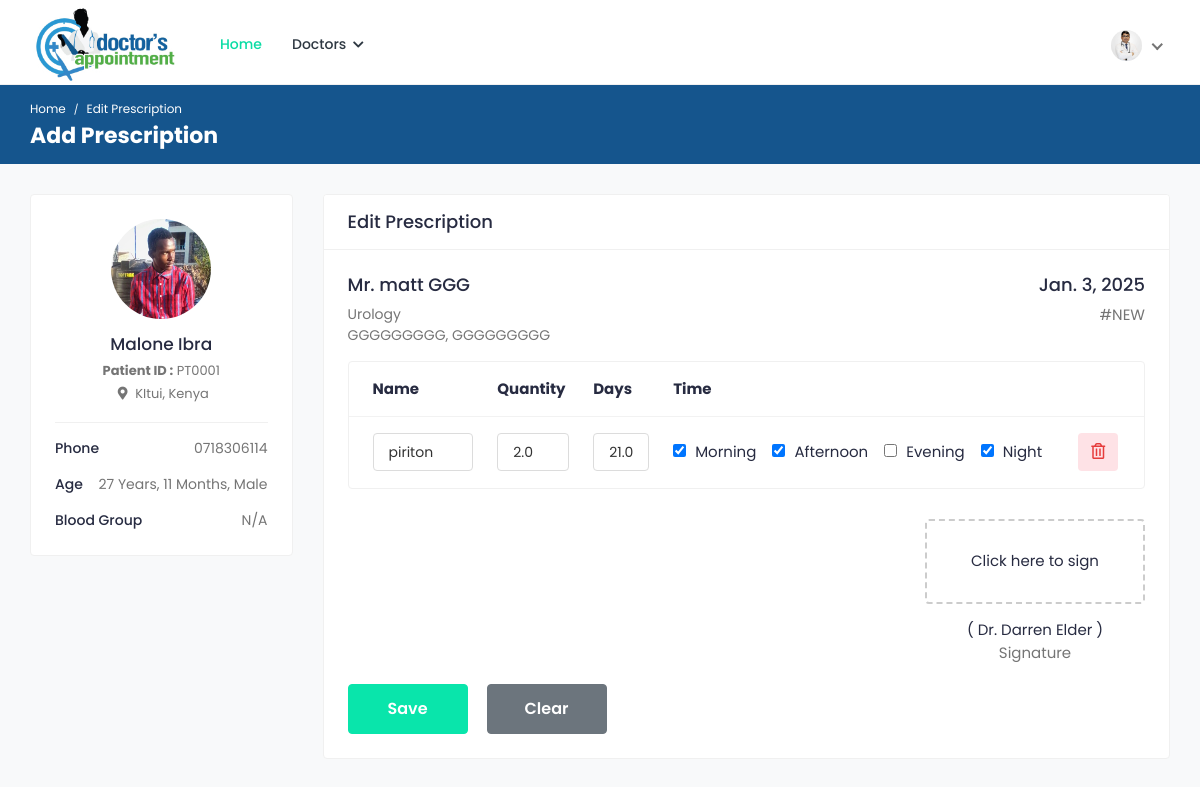
The app's page /doctors/edit-prescription/1/piriton/1/ (signed in) with its own data.
### appointments/models.py (models this page shows, shortened)
class Doctor(models.Model):
	user = models.OneToOneField(User, on_delete=models.CASCADE)
	image = models.ImageField('Profile Image', upload_to='Image/Doctors',
		max_length=500, default='dummy.png')
	first_name = models.CharField('First Name', max_length=50)
	second_name =  models.CharField('Second Name', max_length=50)
	title = models.CharField('Title', max_length=200, default='Dr.')
	phone_no = models.CharField('Phone Number', max_length=50)
	email = models.EmailField('Email', max_length=250)
	gender = models.CharField('Gender', max_length=10)
	d_o_b = models.DateField('Date of Birth', blank=True)
	biography = models.CharField('Biography', max_length=1000, blank=True)
	address_line1 = models.CharField('Address Line 1', max_length=200, blank=True)
	address_line2 = models.CharField('Address Line 2', max_length=200, blank=True)
	country = models.CharField('Country', max_length=100, blank=True)
	county = models.CharField('County', max_length=100, blank=True)
	town = models.CharField('Town', max_length=100, blank=True)
	pricing =  models.FloatField('Amount', default=0.00)
	services = models.CharField('Services', max_length=1000, blank=True)
	specialization = models.CharField('Specialization', max_length=1000, blank=True)
	clinic = models.CharField('Clinic', max_length=100, blank=True)
	clinic_address = models.CharField('Clinic Address', max_length=100, blank=True)
	speciality = models.OneToOneField(Speciality, on_delete=models.CASCADE)
	drclinic = models.ForeignKey(Clinic, on_delete=models.CASCADE)
	''' user, image, first_name, second_name, title, phone_no, email, gender, d_o_b, biography,
	address_line1, address_line2, country, county, town, pricing, services, specialization, clinic,
	clinic_address, speciality'''
	def full_name(self):
		return self.title + " " + self.first_name + " " + self.second_name

class Patient(models.Model):
	user = models.OneToOneField(User, on_delete=models.CASCADE)
	image = models.ImageField('Profile Image', upload_to='Image/Patient/Profile/',
		max_length=500, default='dummy.png')
	first_name = models.CharField('First Name', max_length=50)
	second_name = models.CharField('Second Name', max_length=50)
	d_o_b = models.DateField('Date Of Birth')
	gender = models.CharField('Gender', max_length=10)
	email = models.CharField('Email', max_length=50)
	phone_no = models.CharField('Phone Number', max_length=20)
	blood_group = models.CharField('Blood Group', max_length=5)
	country = models.CharField('Country', max_length=50)
	county = models.CharField('County', max_length=50)
	town = models.CharField('Town', max_length=50)
	street_lane = models.CharField('Street/Lane', max_length=50)
	def __str__(self):
		return self.first_name +' '+self.second_name

class Speciality(models.Model):
	name = models.CharField('Name', max_length=100)
	image = models.ImageField('Image', upload_to='Image/Speciality', max_length=500)

class Prescription(models.Model):
	patient = models.ForeignKey(Patient, on_delete=models.CASCADE)
	doctor = models.ForeignKey(Doctor, on_delete=models.CASCADE)
	date = models.DateTimeField('Prescription Date', auto_now_add=True)
	name = models.CharField('Name', max_length=50)
	quantity = models.FloatField('Quantity', default=0.0)
	days = models.FloatField('Prescription Days', default=0.00)
	morning = models.BooleanField('Morning', default=False)
	afternoon = models.BooleanField('Afternoon', default=False)
	evening = models.BooleanField('Evening', default=False)
	night = models.BooleanField('Night', default=False)

### appointments/views.py (the view)
@login_required(login_url='/login/')
@user_passes_test(check_doctor, login_url='/login/')
@user_passes_test(check_settings, login_url='/doctors/profile-settings/')
def edit_prescription(request, patient_id, slug, prescription_id):
	doctor = Doctor.objects.get(user=request.user.id)
	patient = Patient.objects.get(id=patient_id)
	prescription = Prescription.objects.get(id=prescription_id)
	if patient_id == prescription.patient.id:
		if request.method == 'POST':
			form = PrescriptionForm(request.POST, instance=prescription)
			if form.is_valid():
				form.save()
			else:
				return HttpResponse(form.errors)
			prescription = Prescription.objects.get(id=prescription_id)
			return HttpResponseRedirect('../../../../patient-profile/'+patient.first_name+'-'+patient.second_name+'/'+str(patient.id)+'/')
	return render(request, 'doctors/edit-prescription.html', {'profile': doctor, 'patient': patient,
		'prescription': prescription})

### appointments/views.py (called while the page is built)
def check_doctor(user):
	group = user.groups.get()
	return group.name=='doctors_group'

def check_settings(user):
	profile = Doctor.objects.filter(user=user.id)
	return profile.count()>=1

### appointments/templates/doctors/edit-prescription.html (shortened to what this page needs)
{% extends "cas/base.html" %}
{% load static %}
{% block content %}
	<div class="breadcrumb-bar">
		<div class="container-fluid">
			<div class="row align-items-center">
				<div class="col-md-12 col-12">
					<nav aria-label="breadcrumb" class="page-breadcrumb">
						<ol class="breadcrumb">
							<li class="breadcrumb-item"><a href="{% url 'doctor-dashboard' %}">Home</a></li>
							<li class="breadcrumb-item active" aria-current="page">Edit Prescription</li>
						</ol>
					</nav>
					<h2 class="breadcrumb-title">Add Prescription</h2>
				</div>
			</div>
		</div>
	</div>
	<div class="content">
		<div class="container-fluid">
			<div class="row">
				<div class="col-md-5 col-lg-4 col-xl-3 theiaStickySidebar">
					<div class="card widget-profile pat-widget-profile">
						<div class="card-body">
							<div class="pro-widget-content">
								<div class="profile-info-widget">
									<a href="#" class="booking-doc-img">
										<img src="{{patient.image.url}}" alt="User Image">
									</a>
									<div class="profile-det-info">
										<h3>{{patient}}</h3>
										<div class="patient-details">
											<h5><b>Patient ID :</b> PT000{{patient.id}}</h5>
											<h5 class="mb-0"><i class="fas fa-map-marker-alt"></i> {{patient.county}}, {{patient.country}}</h5>
										</div>
									</div>
								</div>
							</div>
							<div class="patient-info">
								<ul>
									<li>Phone <span>{{patient.phone_no}}</span></li>
									<li>Age <span>{{patient.d_o_b|timesince}}, {{patient.gender}}</span></li>
									<li>Blood Group <span>{{patient.blood_group}}</span></li>
								</ul>
							</div>
						</div>
					</div>
				</div>
				<div class="col-md-7 col-lg-8 col-xl-9">
					<div class="card">
						<div class="card-header">
							<h4 class="card-title mb-0">Edit Prescription</h4>
						</div>
						<div class="card-body">
							<div class="row">
								<div class="col-sm-6">
									<div class="biller-info">
										<h4 class="d-block">{{profile.full_name}}</h4>
										<span class="d-block text-sm text-muted">{{profile.speciality.name}}</span>
										<span class="d-block text-sm text-muted">{{profile.county}}, {{profile.country}}</span>
									</div>
								</div>
								<div class="col-sm-6 text-sm-right">
									<div class="billing-info">
										<h4 class="d-block">{% now "DATE_FORMAT" %}</h4>
										<span class="d-block text-muted">#NEW</span>
									</div>
								</div>
							</div>
							<form method="post" action="{% url 'edit-prescription' patient.id prescription.name|slugify prescription.id %}">
								<div class="card card-table">
									<div class="card-body">
										<div class="table-responsive">
											<table class="table table-hover table-center">
											<thead>
												<tr>
													<th style="width: 200px">Name</th>
													<th style="width: 100px">Quantity</th>
													<th style="width: 100px">Days</th>
													<th style="width: 100px;">Time</th>
													<th style="width: 80px;"></th>
												</tr>
											</thead>
											<tbody>
												<tr>
													<td>
														<input class="form-control" name="name" value="{{prescription.name}}" type="text">
													</td>
													<td>
														<input class="form-control" name="quantity" type="text" value="{{prescription.quantity}}">
													</td>
													<td>
														<input class="form-control" name="days" value="{{prescription.days}}" type="text">
													</td>
													<td>
														<div class="form-check form-check-inline">
															<label class="form-check-label">
																<input class="form-check-input" name="morning" type="checkbox" {% if prescription.morning %} checked {% endif %}> Morning
															</label>
														</div>
														<div class="form-check form-check-inline">
															<label class="form-check-label">
																<input class="form-check-input" name="afternoon" type="checkbox" {% if prescription.afternoon %} checked {% endif %}> Afternoon
															</label>
														</div>
														<div class="form-check form-check-inline">
															<label class="form-check-label">
																<input class="form-check-input" name="evening" type="checkbox" {% if prescription.evening %} checked {% endif %}> Evening
															</label>
														</div>
														<div class="form-check form-check-inline">
															<label class="form-check-label">
																<input class="form-check-input" name="night" type="checkbox" {% if prescription.night %} checked {% endif %}> Night
															</label>
														</div>
													</td>
													<td>
														<a href="{% url 'delete-prescription' patient.id  prescription.name|slugify prescription.id %}" class="btn bg-danger-light trash"><i class="far fa-trash-alt"></i></a>
													</td>
												</tr>
											</tbody>
											</table>
										</div>
									</div>
								</div>
								<div class="row">
									<div class="col-md-12 text-right">
										<div class="signature-wrap">
											<div class="signature">
												Click here to sign
											</div>
											<div class="sign-name">
												<p class="mb-0">( Dr. Darren Elder )</p>
												<span class="text-muted">Signature</span>
											</div>
										</div>
									</div>
								</div>
								<div class="row">
									<div class="col-md-12">
										<div class="submit-section">
											<button type="submit" class="btn btn-primary submit-btn">Save</button>
											<button type="reset" class="btn btn-secondary submit-btn">Clear</button>
										</div>
									</div>
								</div>
							</form>
						</div>
					</div>
				</div>
			</div>
		</div>
	</div>
{% endblock %}

### appointments/templates/cas/base.html (shortened to what this page needs)
<!DOCTYPE html>
<html lang="en">
	<head>
		{% load static %}
		<link rel="stylesheet" href="{% static 'cas/css/bootstrap.min.css' %}">
		<link rel="stylesheet" href="{% static 'cas/plugins/fontawesome/css/fontawesome.min.css' %}">
		<link rel="stylesheet" href="{% static 'cas/plugins/fontawesome/css/all.min.css' %}">
		<link rel="stylesheet" href="{% static 'cas/css/style.css' %}">
	</head>
	<body>
		<div class="main-wrapper">
			<header class="header">
				<nav class="navbar navbar-expand-lg header-nav">
					<div class="navbar-header">
						<a href="{% url 'index' %}" class="navbar-brand logo">
							<img src="{% static 'cas/img/logo.png' %}" class="img-fluid" alt="Logo">
						</a>
					</div>
					<div class="main-menu-wrapper">
						<ul class="main-nav">
							<li class="active">
								<a href="{% url 'index' %}">Home</a>
							</li>
						{% if user.groups.get.name == 'doctors_group' %}
							<li class="has-submenu">
								<a href="#">Doctors <i class="fas fa-chevron-down"></i></a>
							</li>
						{% elif user.groups.get.name == 'patients_group' %}
							<li class="has-submenu">
									<li><a href="{% url 'patient-dashboard' %}"> Dashboard</a></li>
									<li><a href="{% url 'all-doctors' %}"> All Doctors</a></li>
						{% elif user.is_superuser %}
							<li>
								<a href="{% url 'admin-dashboard' %}" target="_blank">Admin</a>
							</li>
						{% endif %}
						</ul>
					</div>
					<ul class="nav header-navbar-rht">
					{% if user.is_authenticated %}
						<li class="nav-item dropdown has-arrow logged-item">
							<a href="#" class="dropdown-toggle nav-link" data-toggle="dropdown">
								<span class="user-img">
									<img class="rounded-circle" src="{{profile.image.url}}" width="31" alt="{{user.first_name}} {{user.last_name}}">
								</span>
							</a>
						</li>
					{% else %}
						<li class="nav-item">
							<a class="nav-link header-login" href="{% url 'login' %}">login / Signup </a>
						</li>
					{% endif %}
					</ul>
				</nav>
			</header>
			{% block content %}
			{% endblock %}
	   </div>
	</body>
</html>

### records on screen
Doctor: image (picture), full_name "Mr. matt GGG", speciality.name "Urology", county "GGGGGGGGG", country "GGGGGGGGG"
Patient: image (picture), first_name+second_name "Malone Ibra", id "1", county "KItui", country "Kenya", phone_no "0718306114", d_o_b "27 Years, 11 Months", gender "Male", blood_group "N/A"
Prescription: name "piriton", quantity "2.0", days "21.0", morning "☑", afternoon "☑", night "☑"
